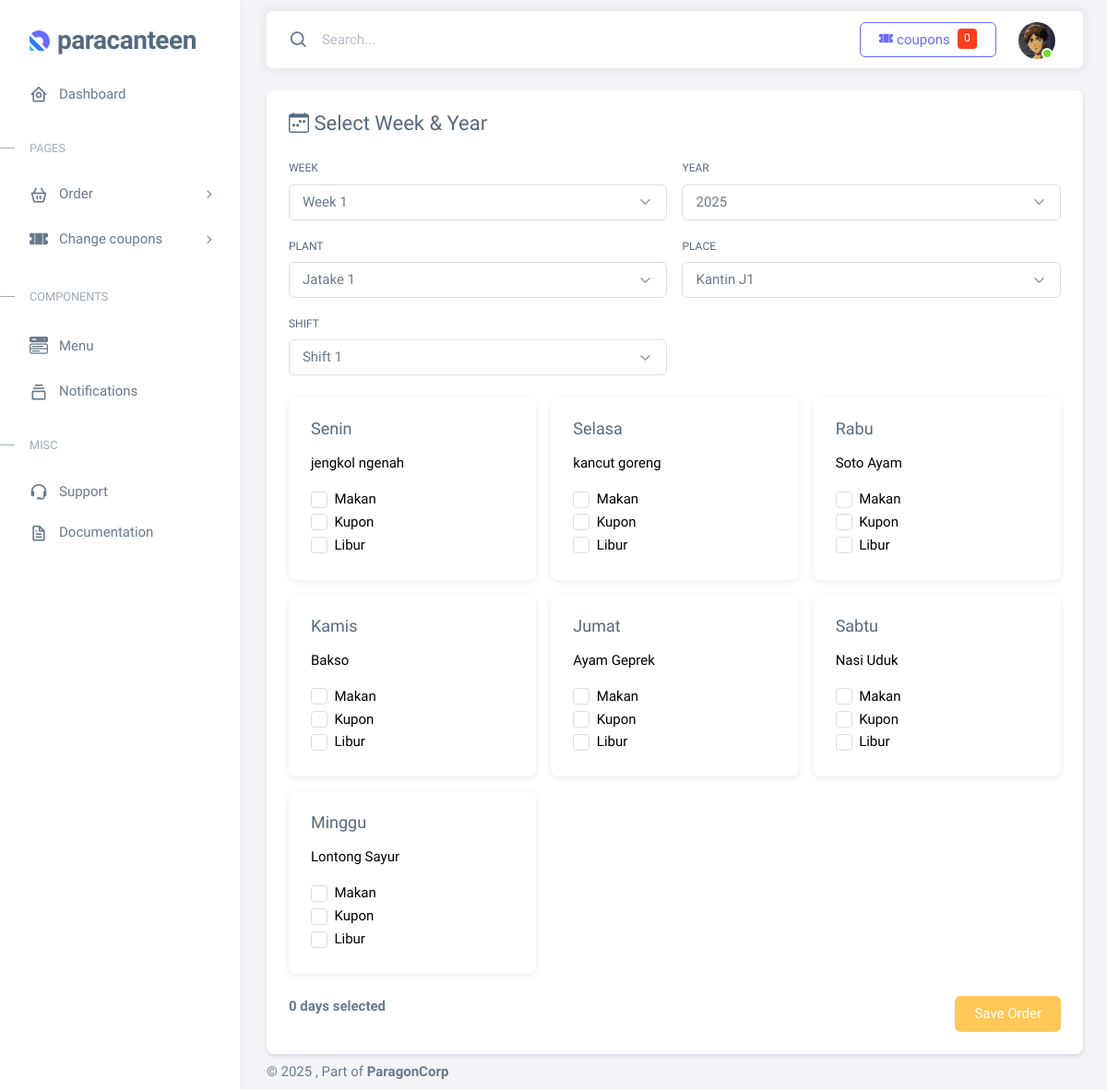
/user/food-order.php (signed in), run on the app's committed database.
### tables this page shows
CREATE TABLE `users` (
  `id` int(11) UNSIGNED NOT NULL,
  `nama` varchar(150) NOT NULL,
  `nip` varchar(50) NOT NULL,
  `gmail` varchar(255) NOT NULL,
  `password` char(32) NOT NULL,
  `created_at` timestamp NOT NULL DEFAULT current_timestamp(),
  `avatars` varchar(255) DEFAULT NULL,
  `departemen` varchar(255) DEFAULT NULL,
  `total_kupon` int(11) DEFAULT 0,
  `updated_at` timestamp NOT NULL DEFAULT current_timestamp() ON UPDATE current_timestamp()
);

CREATE TABLE `menu` (
  `id` int(11) NOT NULL,
  `week_id` int(11) NOT NULL,
  `day` varchar(20) DEFAULT NULL,
  `menu_name` varchar(100) NOT NULL,
  `keterangan` text DEFAULT NULL
);

### user/food-order.php (the view, shortened to what this page needs)
<!DOCTYPE html>
<html
  lang="en"
  class="light-style layout-menu-fixed"
  dir="ltr"
  data-theme="theme-default"
  data-assets-path="../assets/"
  data-template="vertical-menu-template-free"
>
  <head>
    <link rel="stylesheet" href="../assets/vendor/fonts/boxicons.css" />
    <link rel="stylesheet" href="../assets/vendor/css/core.css" class="template-customizer-core-css" />
    <link rel="stylesheet" href="../assets/vendor/css/theme-default.css" class="template-customizer-theme-css" />
    <link rel="stylesheet" href="../assets/css/demo.css" />
    <link rel="stylesheet" href="../assets/vendor/libs/perfect-scrollbar/perfect-scrollbar.css" />
    <link rel="stylesheet" href="../assets/vendor/libs/apex-charts/apex-charts.css" />
  </head>
  <body>
    <div class="layout-wrapper layout-content-navbar">
      <div class="layout-container">
,        <?php include 'layout/sidebar.php'; ?>
        <div class="layout-page">
          <?php include 'layout/navbar.php'; ?>
          <div class="content-wrapper">
      <div class="container mt-4">
        <?php
  include 'config/db.php';
        $years = [];
        $yearRes = $conn->query("SELECT * FROM year ORDER BY year_value ASC");
        while ($row = $yearRes->fetch_assoc()) {
          $years[] = $row;
        }
        $weeks = [];
        $weekRes = $conn->query("SELECT * FROM week ORDER BY week_number ASC");
        while ($row = $weekRes->fetch_assoc()) {
          $weeks[] = $row;
        }
        $plants = [];
        $plantRes = $conn->query("SELECT * FROM plant ORDER BY name ASC");
        while ($row = $plantRes->fetch_assoc()) {
          $plants[] = $row;
        }
        $places = [];
        $defaultPlantId = isset($plants[0]['id']) ? $plants[0]['id'] : 1;
        $placeRes = $conn->query("SELECT * FROM place WHERE plant_id = $defaultPlantId ORDER BY name ASC");
        while ($row = $placeRes->fetch_assoc()) {
          $places[] = $row;
        }
        $shifts = [];
        $shiftRes = $conn->query("SELECT * FROM shift ORDER BY id ASC");
        while ($row = $shiftRes->fetch_assoc()) {
          $shifts[] = $row;
        }
        $menus = [];
        $menuRes = $conn->query("SELECT * FROM menu WHERE week_id = 1 ORDER BY FIELD(day, 'Senin','Selasa','Rabu','Kamis','Jumat','Sabtu','Minggu')");
        while ($row = $menuRes->fetch_assoc()) {
          $menus[] = $row;
        }
        ?>
        <div class="card shadow-sm p-4">
          <h4 class="mb-4"><i class="bi bi-calendar-week"></i> Select Week & Year</h4>
          <form method="post" action="execution/process_order.php">
              <div class="row g-3">
                  <div class="col-md-6">
                      <label class="form-label">Week</label>
                      <select class="form-select" id="weekSelect" name="week">
                          <?php foreach ($weeks as $week): ?>
                              <option value="<?= $week['id'] ?>">Week <?= $week['week_number'] ?></option>
                          <?php endforeach; ?>
                      </select>
                  </div>
                  <div class="col-md-6">
                      <label class="form-label">Year</label>
                      <select class="form-select" id="yearSelect" name="year">
                          <?php foreach ($years as $year): ?>
                              <option value="<?= $year['id'] ?>"><?= $year['year_value'] ?></option>
                          <?php endforeach; ?>
                      </select>
                  </div>
                  <div class="col-md-6">
                      <label class="form-label">Plant</label>
                      <select class="form-select" id="plantSelect" name="plant">
                          <?php foreach ($plants as $plant): ?>
                              <option value="<?= $plant['id'] ?>"><?= $plant['name'] ?></option>
                          <?php endforeach; ?>
                      </select>
                  </div>
                  <div class="col-md-6">
                      <label class="form-label">Place</label>
                      <select class="form-select" id="placeSelect" name="place">
                          <?php foreach ($places as $place): ?>
                              <option value="<?= $place['id'] ?>"><?= $place['name'] ?></option>
                          <?php endforeach; ?>
                      </select>
                  </div>
                  <div class="col-md-6">
                      <label class="form-label">Shift</label>
                      <select class="form-select" id="shiftSelect" name="shift">
                          <?php foreach ($shifts as $shift): ?>
                              <option value="<?= $shift['id'] ?>"><?= $shift['nama_shift'] ?></option>
                          <?php endforeach; ?>
                      </select>
                  </div>
              </div>
              <div class="mt-4">
                  <div id="menuCards" class="row g-3">
                      <?php foreach ($menus as $menu): ?>
                          <div class="col-md-4">
                              <div class="card h-100 meal-card">
                                  <div class="card-body">
                                      <h5><?= $menu['day'] ?></h5>
                                      <p><?= $menu['menu_name'] ?></p>
                                      <div class="form-check mt-2">
                                          <input class="form-check-input meal-checkbox" type="checkbox" name="menu_selected[]" value="<?= $menu['id'] ?>" id="makan_<?= $menu['id'] ?>">
                                          <label class="form-check-label" for="makan_<?= $menu['id'] ?>">Makan</label>
                                      </div>
                                      <div class="form-check">
                                          <input class="form-check-input" type="checkbox" name="kupon[<?= $menu['id'] ?>]" value="1" id="kupon_<?= $menu['id'] ?>">
                                          <label class="form-check-label" for="kupon_<?= $menu['id'] ?>">Kupon</label>
                                      </div>
                                      <div class="form-check">
                                          <input class="form-check-input" type="checkbox" name="libur[<?= $menu['id'] ?>]" value="1" id="libur_<?= $menu['id'] ?>">
                                          <label class="form-check-label" for="libur_<?= $menu['id'] ?>">Libur</label>
                                      </div>
                                  </div>
                              </div>
                          </div>
                      <?php endforeach; ?>
                  </div>
                  <div class="d-flex justify-content-between mt-4">
                      <span id="summary"><b>0 days selected</b></span>
                      <button id="saveOrderBtn" class="btn btn-warning" type="submit" disabled>Save Order</button>
                  </div>
              </div>
          </form>
      </div>
                    </div>
                </div>
            <footer class="content-footer footer bg-footer-theme">
              <div class="container-xxl d-flex flex-wrap justify-content-between py-2 flex-md-row flex-column">
                <div class="mb-2 mb-md-0">
                  ©
                  , Part of
                  <a href="#" target="_blank" class="footer-link fw-bolder">ParagonCorp</a>
                </div>
              </div>
            </footer>
          </div>
        </div>
      </div>
  </body>
</html>

### user/layout/navbar.php (shortened to what this page needs)
<!DOCTYPE html>
<html>
<?php
require_once dirname(__DIR__) . '/config/db.php';
$user_id = isset($_SESSION['user_id']) ? (int)$_SESSION['user_id'] : 0;
$nama = 'User';
$avatarPath = 'assets/img/avatars/1.png';
if ($user_id > 0 && isset($conn) && $conn instanceof mysqli) {
    if ($stmt = $conn->prepare('SELECT `nama`, `avatars`, `departemen` FROM `users` WHERE `id` = ? LIMIT 1')) {
        $stmt->bind_param('i', $user_id);
        if ($stmt->execute()) {
            $res = $stmt->get_result();
            if ($res && $row = $res->fetch_assoc()) {
                $nama = $row['nama'] ?: $nama;
                $dbAvatar = isset($row['avatars']) ? trim($row['avatars']) : '';
                if ($dbAvatar !== '') {
                    $avatarPath = $dbAvatar;
                }
            }
        }
    }
}
$avatarPath = trim($avatarPath);
if (preg_match('#^https?://#i', $avatarPath)) {
} elseif (strpos($avatarPath, '../assets/') === 0) {
} elseif (preg_match('#^(\./)?assets/#', $avatarPath)) {
    $avatarPath = '../' . preg_replace('#^\./#', '', $avatarPath);
} elseif (strpos($avatarPath, '/assets/') === 0) {
} else {
    $avatarPath = '../assets/img/avatars/' . basename($avatarPath);
}
?>
          <nav
            class="layout-navbar container-xxl navbar navbar-expand-xl navbar-detached align-items-center bg-navbar-theme"
            id="layout-navbar"
          >
            <div class="navbar-nav-right d-flex align-items-center" id="navbar-collapse">
              <div class="navbar-nav align-items-center">
                <div class="nav-item d-flex align-items-center">
                  <i class="bx bx-search fs-4 lh-0"></i>
                  <input
                    type="text"
                    class="form-control border-0 shadow-none"
                    placeholder="Search..."
                    aria-label="Search..."
                  />
                </div>
              </div>
              <ul class="navbar-nav flex-row align-items-center ms-auto">
                <?php
                $total_kupon_user = 0;
                if ($user_id > 0 && isset($conn) && $conn instanceof mysqli) {
                    if ($stmt2 = $conn->prepare('SELECT total_kupon FROM users WHERE id = ? LIMIT 1')) {
                        $stmt2->bind_param('i', $user_id);
                        if ($stmt2->execute()) {
                            $res2 = $stmt2->get_result();
                            if ($res2 && $row2 = $res2->fetch_assoc()) {
                                $total_kupon_user = (int)$row2['total_kupon'];
                            }
                        }
                    }
                }
                ?>
                <li class="nav-item lh-1 me-3">
                  <a href="#" class="btn btn-outline-primary d-flex align-items-center position-relative">
                    <i class="bi bi-ticket-perforated-fill me-1"></i> coupons
                    <span class="badge bg-danger ms-2"><?= $total_kupon_user ?></span>
                  </a>
                </li>
                <li class="nav-item navbar-dropdown dropdown-user dropdown">
                  <a class="nav-link dropdown-toggle hide-arrow" href="javascript:void(0);" data-bs-toggle="dropdown">
                    <div class="avatar avatar-online">
                      <img src="<?= $avatarPath ?>" alt="<?= htmlspecialchars($nama, ENT_QUOTES, 'UTF-8') ?>" class="w-px-40 h-auto rounded-circle" />
                    </div>
                  </a>
                </li>
              </ul>
            </div>
          </nav>
</html>

### assets/css/demo.css (style rules this page uses)
body::before { content: ""; position: static; background: linear-gradient(112deg, #ffffff, #ffffff); width: 2000px; height: 700px; left: 50%; top: 50%; transform: translate(-50%, -50%); }

### user/food-order.php (style rules this page uses)
.meal-card { transition: background-color 0.3s, color 0.3s; color: black; }

### data on the page
users: total_kupon "0", avatars (picture)
menu: day "Senin", menu_name "jengkol ngenah"
menu: day "Selasa", menu_name "kancut goreng"
menu: day "Rabu", menu_name "Soto Ayam"
menu: day "Kamis", menu_name "Bakso"
menu: day "Jumat", menu_name "Ayam Geprek"
menu: day "Sabtu", menu_name "Nasi Uduk"
menu: day "Minggu", menu_name "Lontong Sayur"

### other printed values
form field year "2025"
form field plant "Jatake 1"
form field place "Kantin J1"
form field shift "Shift 1"
